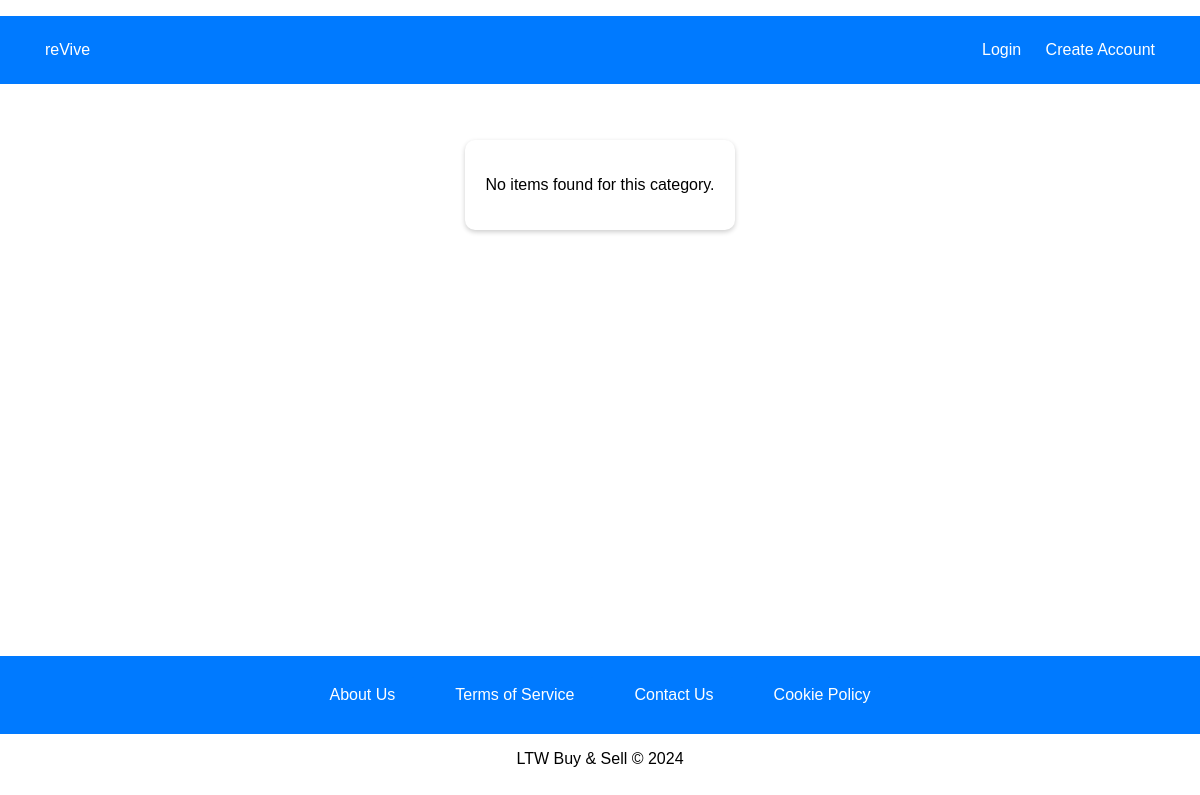
Before: /pages/category_items.php?category_id=4 with the older database file.
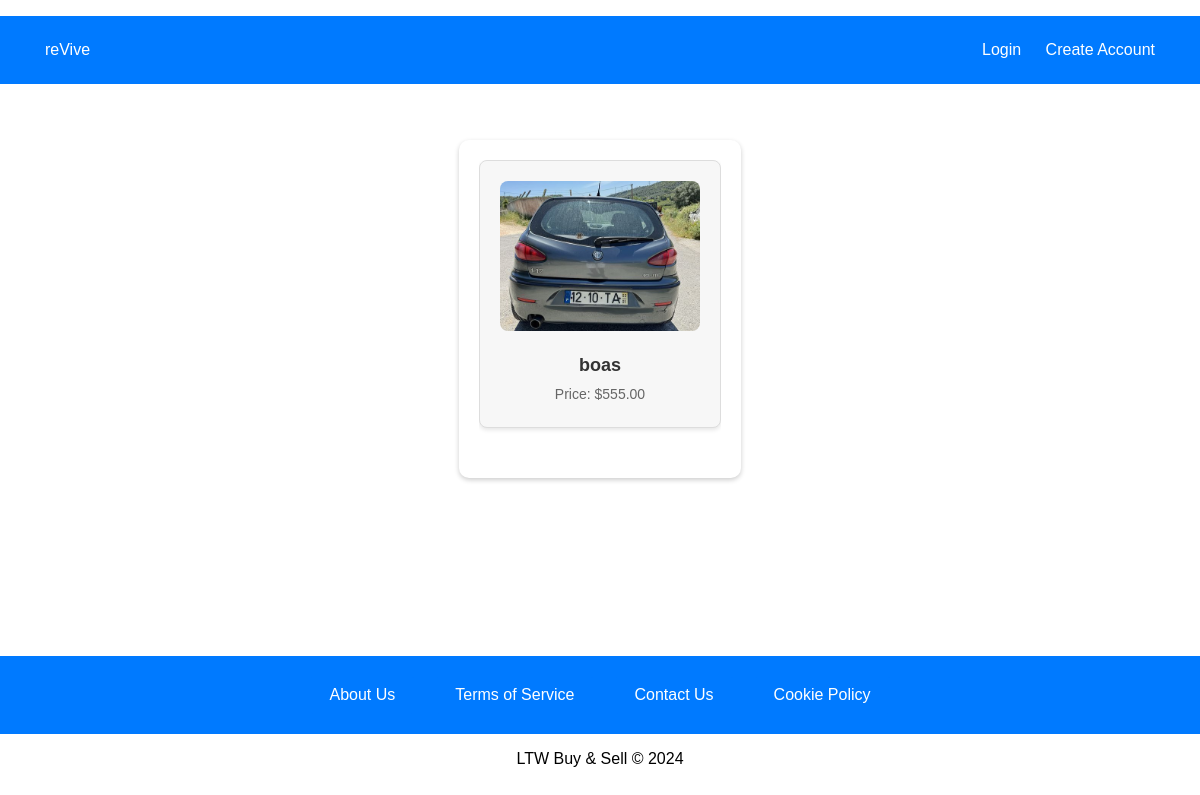
After: the same page with the newer database file.
### tables this page shows
CREATE TABLE items (
    item_id INTEGER PRIMARY KEY AUTOINCREMENT,
    user_id INTEGER NOT NULL,
    category_id INTEGER NOT NULL,
    title TEXT NOT NULL,
    description TEXT NOT NULL,
    city TEXT NOT NULL,
    price REAL NOT NULL,
    image_path TEXT,
    FOREIGN KEY (user_id) REFERENCES users(user_id),
    FOREIGN KEY (category_id) REFERENCES categories(category_id)
);

### database/items.class.php (called while the page is built, shortened)
<?php
class Item {
    public function __construct(array $data = []) {
        $this->id = $data['item_id'] ?? 0;
        $this->title = $data['title'] ?? '';
        $this->price = isset($data['price']) ? (float)$data['price'] : 0.0;
        $this->image_path = $data['image_path'] ?? '';
    }
    public static function getItemsByCategory(PDO $db, int $category_id): array {
        $stmt = $db->prepare("SELECT * FROM Items WHERE category_id = ?");
        $stmt->execute([$category_id]);
        $items = [];
        while ($row = $stmt->fetch(PDO::FETCH_ASSOC)) {
            $items[] = new Item($row);
        }
        return $items;
    }
}
?>

### pages/category_items.php (the view, shortened to what this page needs)
<?php
require_once(__DIR__ . '/../templates/common.php');
require_once(__DIR__ . '/../database/connection.db.php');
require_once(__DIR__ . '/../database/items.class.php');
$db = getDatabaseConnection();
$category_id = filter_var($_GET['category_id'] ?? 0, FILTER_VALIDATE_INT);
?>
<link rel="stylesheet" type="text/css" href="../styles/category_items.css">
<div class="items-container">
    <?php
    if ($category_id > 0) {
        $items = Item::getItemsByCategory($db, $category_id);
        if (empty($items)) {
            echo "<p>No items found for this category.</p>";
        } else {
            echo "<div class='items-list'>";
            foreach ($items as $item) {
                echo "<div class='item'>
                        <a href='item.php?id=" . htmlspecialchars($item->id) . "'>
                            <img src='" . htmlspecialchars($item->image_path) . "' alt='" . htmlspecialchars($item->title) . "'>
                            <h3>" . htmlspecialchars($item->title) . "</h3>
                            <p>Price: $" . htmlspecialchars(number_format($item->price, 2)) . "</p>
                        </a>
                    </div>";
            }
            echo "</div>";
        }
    } else {
        echo "<p>Invalid category ID.</p>";
    }
    ?>
</div>

Changed rows visible on the page:
added items: image_path (picture), title "boas", price "555.00"
Other visible differences:
text no longer shown: "No items found for this category."
